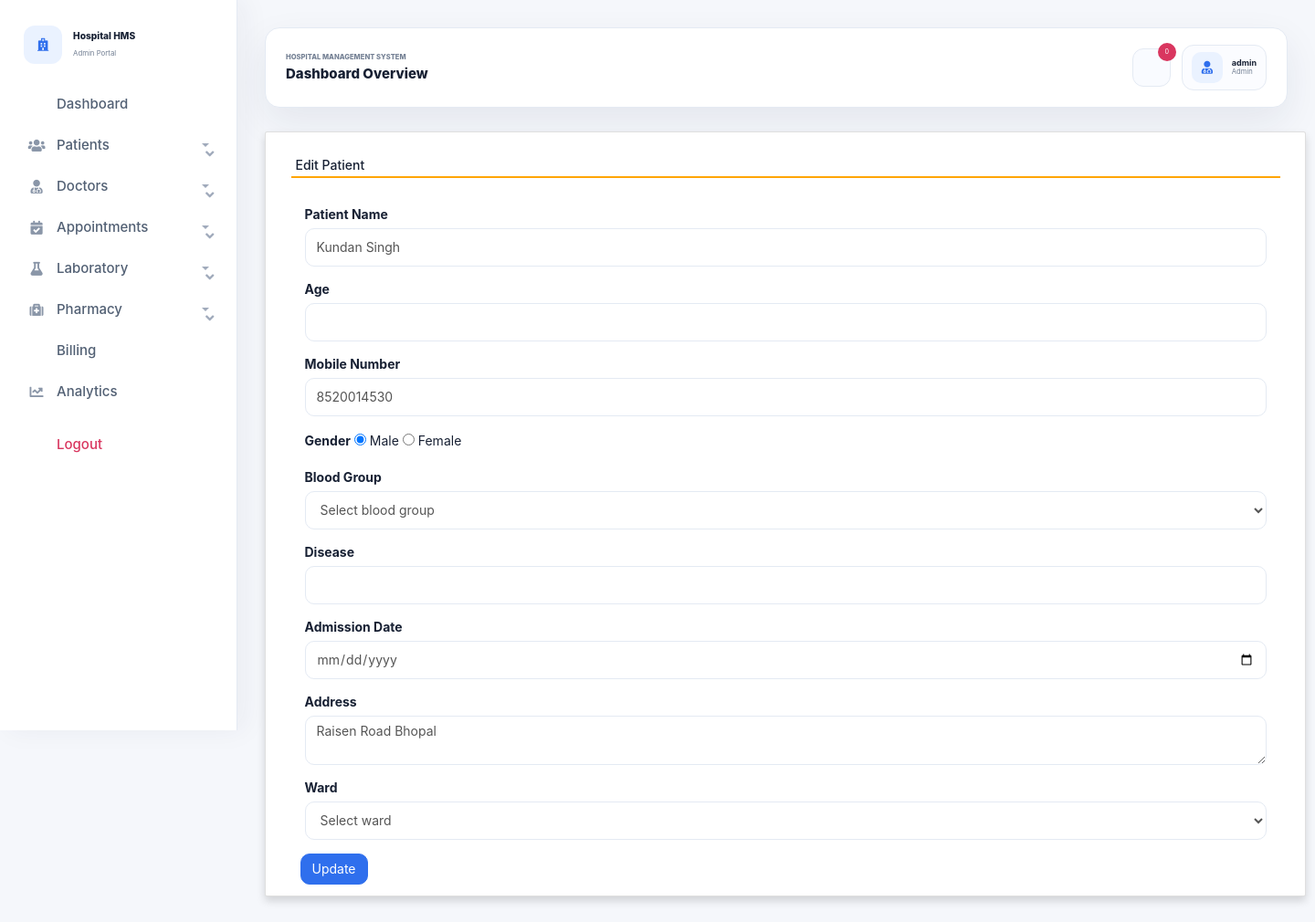
The app's page /edit_patient/4 (signed in), older data.
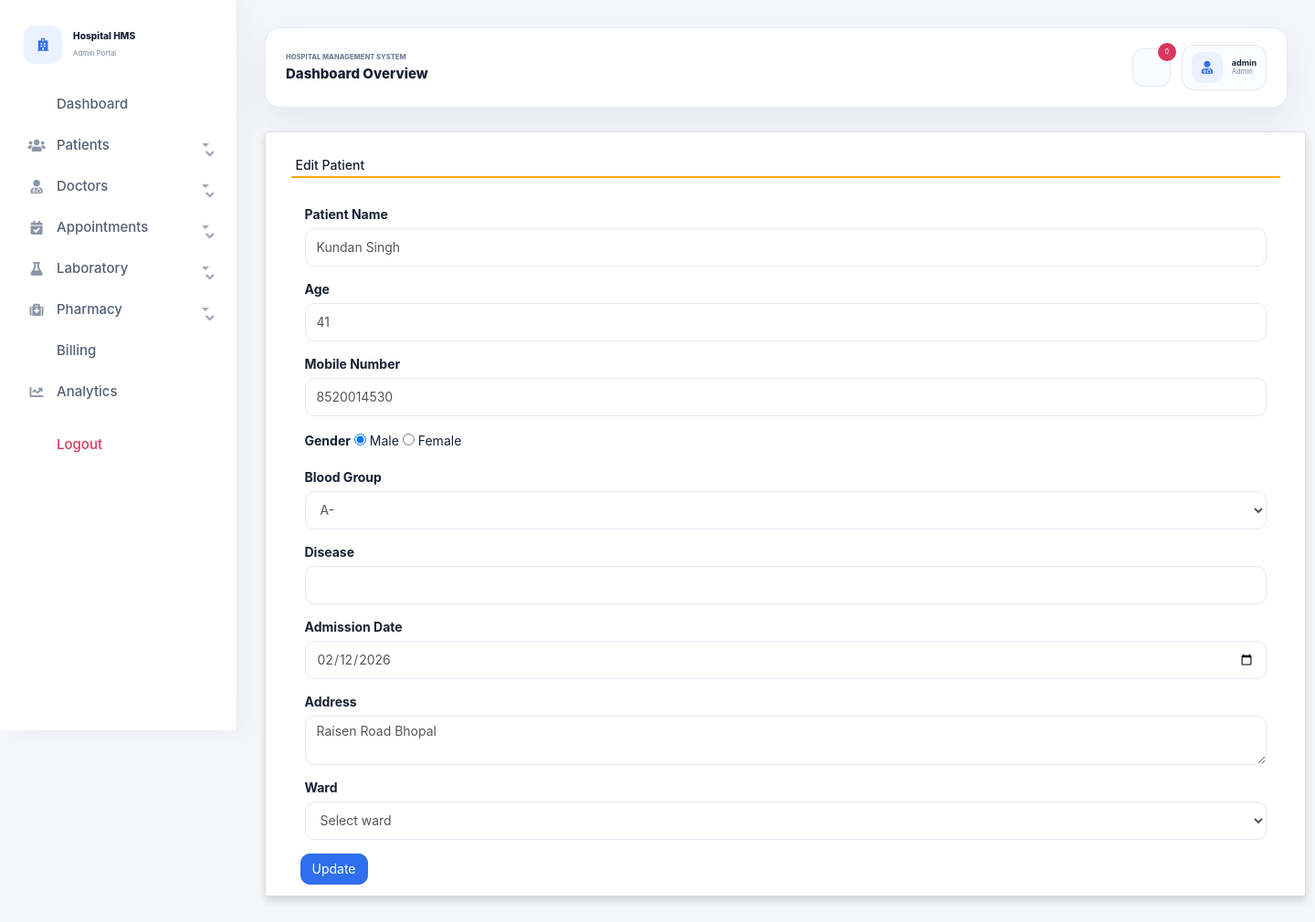
The same page, newer data.
### hospitals/models.py (models this page shows, shortened)
class Patient(models.Model):
    BLOOD_GROUP_CHOICES = (
        ("A+", "A+"),
        ("A-", "A-"),
        ("B+", "B+"),
        ("B-", "B-"),
        ("AB+", "AB+"),
        ("AB-", "AB-"),
        ("O+", "O+"),
        ("O-", "O-"),
    )
    WARD_CHOICES = (
        ("General Ward", "General Ward"),
        ("ICU", "ICU"),
        ("Emergency", "Emergency"),
        ("Pediatrics", "Pediatrics"),
        ("Maternity", "Maternity"),
        ("Private Room", "Private Room"),
    )
    name = models.CharField(max_length=50)
    patient_id = models.CharField(max_length=20, blank=True, default="")
    age = models.PositiveIntegerField(null=True, blank=True)
    gender = models.CharField(max_length=10)
    mobile = models.IntegerField(null=True)
    blood_group = models.CharField(max_length=5, choices=BLOOD_GROUP_CHOICES, blank=True, default="")
    disease = models.CharField(max_length=100, blank=True, default="")
    admission_date = models.DateField(null=True, blank=True)
    address = models.CharField(max_length=50)
    ward = models.CharField(max_length=50, choices=WARD_CHOICES, null=True, blank=True)

### hospitals/views.py (the view, shortened to what this page needs)
# urls.py: path('edit_patient/<int:pid>',edit_patient,name='edit_patient'),
def edit_patient(request,pid):
    error = ""
    redirect_response = require_full_access(request)
    if redirect_response:
        return redirect_response
    user = request.user
    patient = Patient.objects.get(id=pid)
    return render(request, 'edit_patient.html', locals())

### hospitals/views.py (called while the page is built)
def selected_role(request):
    role = request.session.get("user_role")
    if not role and request.user.is_authenticated and request.user.is_staff:
        role = "admin"
        request.session["user_role"] = role
    return role

def can_manage_records(request):
    return request.user.is_authenticated and selected_role(request) in FULL_ACCESS_ROLES

def require_full_access(request):
    if not can_manage_records(request):
        return redirect("admin_home" if request.user.is_authenticated else "login")
    return None

### hospitals/templates/edit_patient.html (shortened to what this page needs)
{% extends 'admin_nav.html' %}
{% load static %}
{% block content %}
<link rel="stylesheet" href="https://maxcdn.bootstrapcdn.com/bootstrap/3.4.1/css/bootstrap.min.css">
  <link rel="stylesheet" href="https://cdnjs.cloudflare.com/ajax/libs/font-awesome/4.7.0/css/font-awesome.min.css">
  <link rel="stylesheet" href="https://use.fontawesome.com/releases/v5.6.3/css/all.css">
<div class="container card shadow">
		<div class="card-body">
			<h5 class="p-2" style="border-bottom: 2px solid orange">Edit Patient</h5>
             <br>
			<div class="container-fluid">
				<form method="post">
					<div class="form-row">
						<div class="col-sm-12">
							<div class="form-group">
								<label>Patient Name</label>
								<input type="text" name="name" class="form-control" value="{{patient.name}}" required>
							</div>
						</div>
						<div class="col-sm-12">
							<div class="form-group">
								<label>Age</label>
								<input type="number" name="age" class="form-control" value="{{patient.age|default:''}}">
							</div>
						</div>
                    	<div class="col-sm-12">
							<div class="form-group">
								<label>Mobile Number</label>
								<input type="text" name="mobile" class="form-control" value="{{patient.mobile}}" required>
							</div>
						</div>
						<div class="col-sm-12">
							<div class="form-group">
								<label>Gender</label>
								{% if patient.gender == "Male" %}
								<input type="radio" name="gender" value="Male" checked> Male
								<input type="radio" name="gender" value="Female"> Female
								{% endif %}
							</div>
						</div>
						<div class="col-sm-12">
							<div class="form-group">
								<label>Blood Group</label>
								<select name="blood_group" class="form-control">
									<option value="">Select blood group</option>
									<option {% if patient.blood_group == "A-" %}selected{% endif %}>A-</option>
								</select>
							</div>
						</div>
						<div class="col-sm-12">
							<div class="form-group">
								<label>Disease</label>
								<input type="text" name="disease" class="form-control" value="{{patient.disease}}">
							</div>
						</div>
						<div class="col-sm-12">
							<div class="form-group">
								<label>Admission Date</label>
								<input type="date" name="admission_date" class="form-control" value="{{patient.admission_date|date:'Y-m-d'}}">
							</div>
						</div>
						<div class="col-sm-12">
							<div class="form-group">
								<label>Address</label>
                                <textarea name="address" class="form-control">{{patient.address}}</textarea>
							</div>
						</div>
                        <div class="col-sm-12">
                            <div class="form-group">
                                <label>Ward</label>
                                <select name="ward" class="form-control">
                                    <option value="">Select ward</option>
                                </select>
                            </div>
                        </div>
					<input type="submit" value="Update" class="btn btn-primary">
				</form>
			</div>
		</div>
	</div>
{% endblock content %}

Row changes from the older to the newer data that the page shows:
changed Patient "Kundan Singh": age (not shown) → "41"; blood_group (not shown) → "A-"; admission_date (not shown) → "02/12/2026"
Text that changed along with them:
form field blood_group: "Select blood group" → (not shown)
